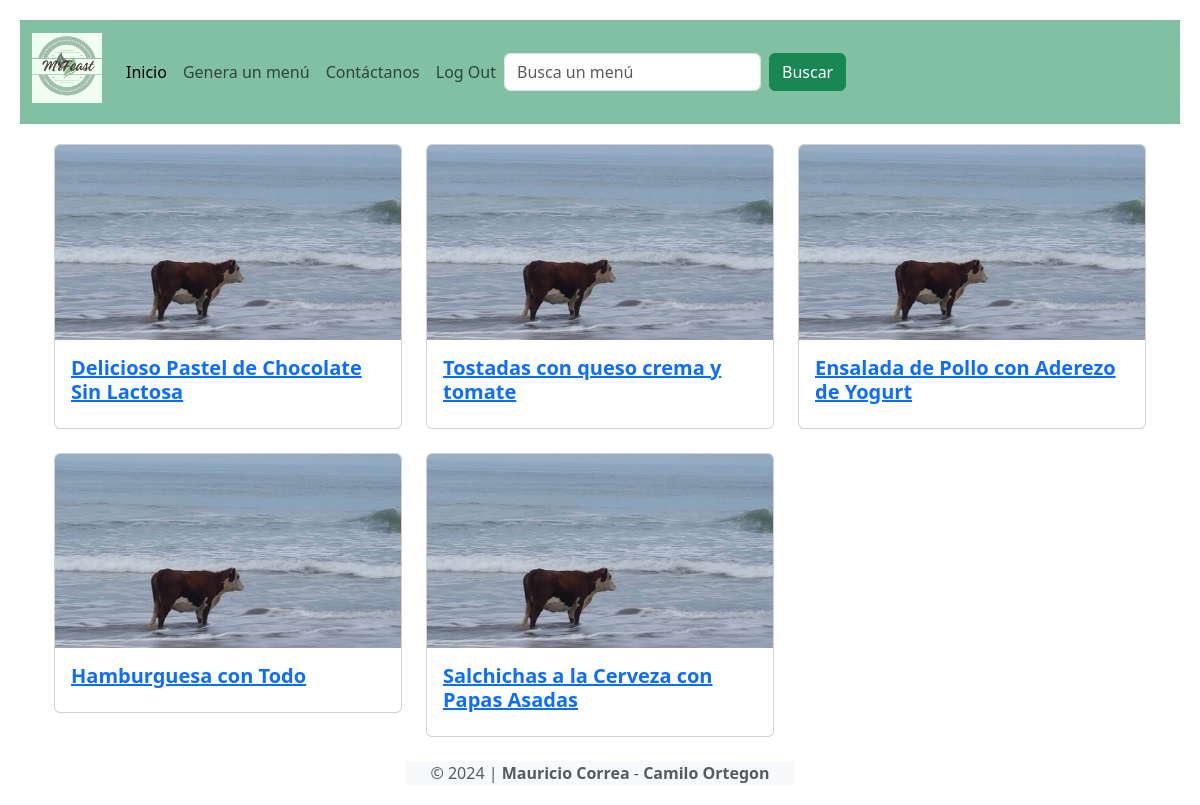
The page /portal/ on the database as committed earlier.
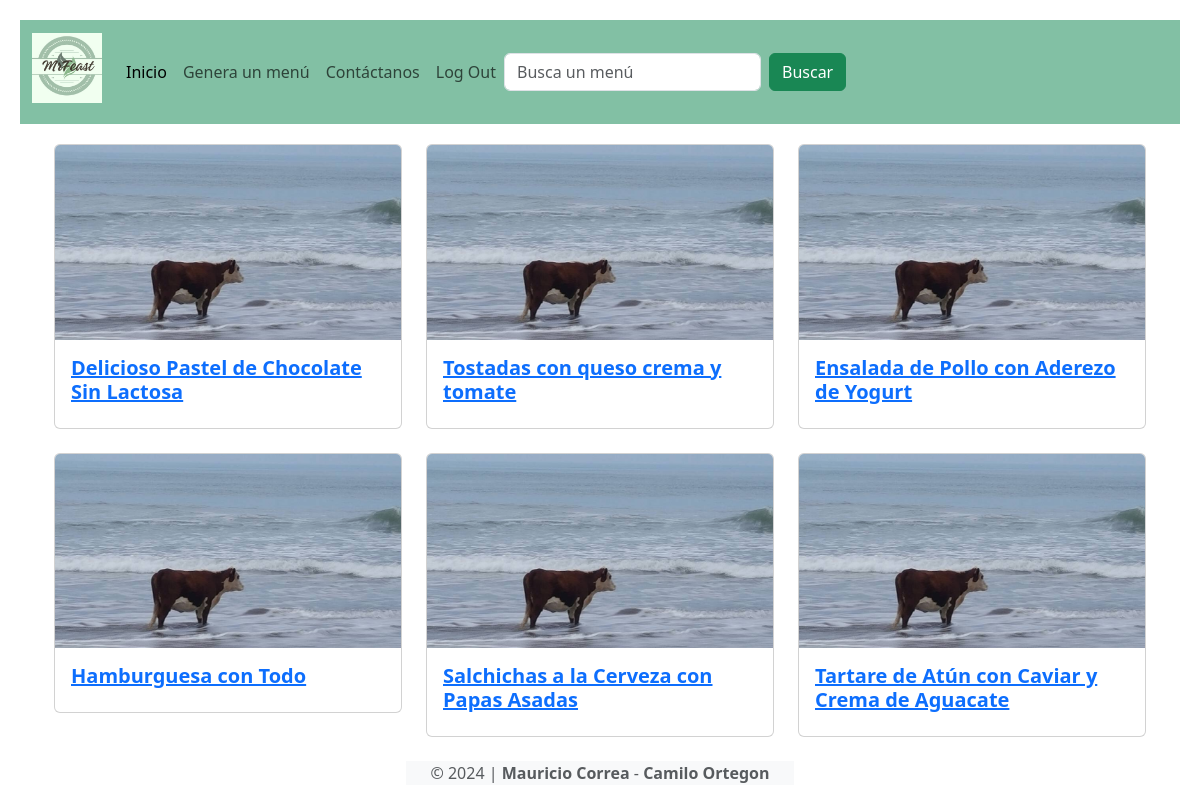
The same page on the database as committed later.
### food/models.py (models this page shows, shortened)
class Menu(models.Model):
    title = models.CharField(max_length=100)
    descripcion = models.CharField(max_length=2000)
    imagen = models.ImageField(upload_to='menu/images/')

### food/views.py (the view)
# urls.py: path('', PortalView.as_view(), name='portal'),
class PortalView(ListView):
    model = Menu
    template_name = 'portal.html'
    context_object_name = 'menus'
    def get_queryset(self):
        busqueda = self.request.GET.get('busqueda')
        if busqueda:
            return Menu.objects.filter(title__icontains=busqueda)
        return Menu.objects.all()

### food/templates/portal.html
{% extends "base.html" %}
{% block content %}
<div class="container">
    <div class= "row row-cols-1 row-cols-md-3 g-4">
        {% for menu in menus %}
        <div v-for="menu in menus" class="col">
            <div class="card">
                <a href="{% url 'detail' menu.id %}">
                    <img class="card-img-top" src="{{ menu.imagen.url}}"/>
                        <div class ="card-body">
                            <h5 class="card-title fw-bold">{{ menu.title }}</h5>
                        </div>
                </a>
            </div>
        </div>
        {% endfor %}
    </div>
</div>
{% endblock content %}

Rows that differ between the two databases and show on the page:
added Menu: imagen (picture), title "Tartare de Atún con Caviar y Crema de Aguacate"
